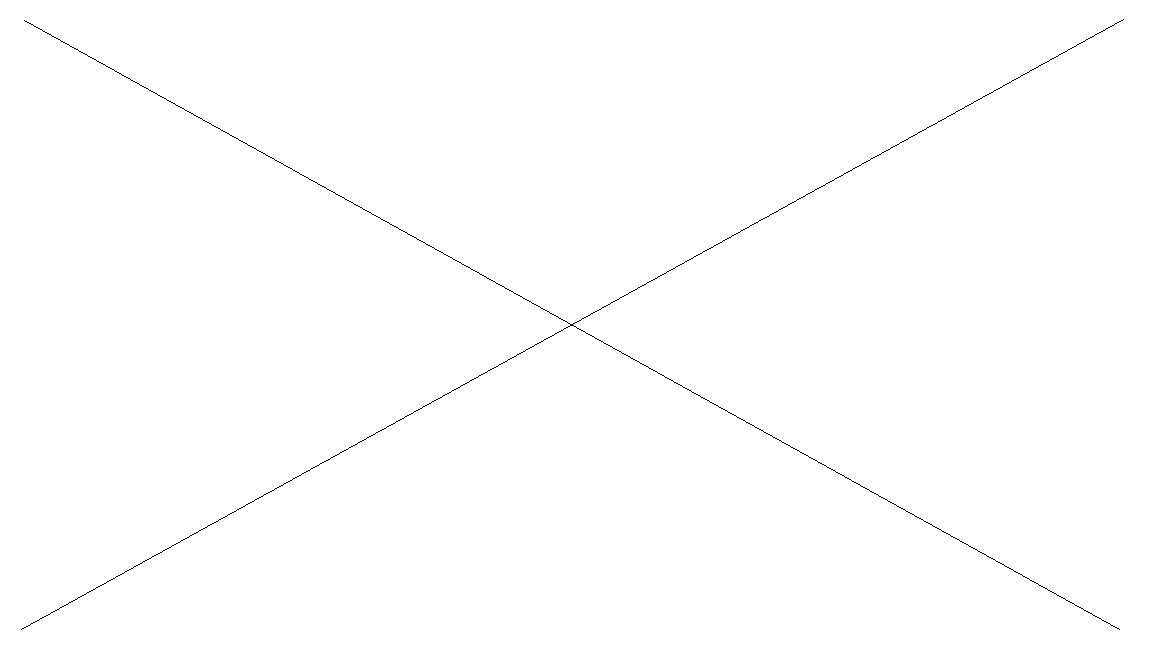
#> input picture test.png, 1152 x 648 px
$ python test-run.py
#> lines starting #> are read from the running program, lines starting #| are printed output that depends on the picture; after the words box and inside, x2 and y2 are one past the last pixel; in counts of white or black regions, pixels touching at a corner belong together
# ======================[ GENERATE POINTS]============================
import cv2
import numpy as np
import matplotlib.pyplot as plt

# Load the image using OpenCV.
im_cv = cv2.imread('test.png', cv2.IMREAD_GRAYSCALE)
#> im_cv: shape (648, 1152); 99.7% white; black in thin lines or dots

# Use morphological operations to clean up the edges and reduce double lines to single lines.

# Apply GaussianBlur to reduce noise and improve edge detection.
blurred = cv2.GaussianBlur(im_cv, (5, 5), 0)

# Use a threshold to clean the image further before edge detection.
_, thresh = cv2.threshold(blurred, 0, 255, cv2.THRESH_BINARY_INV + cv2.THRESH_OTSU)
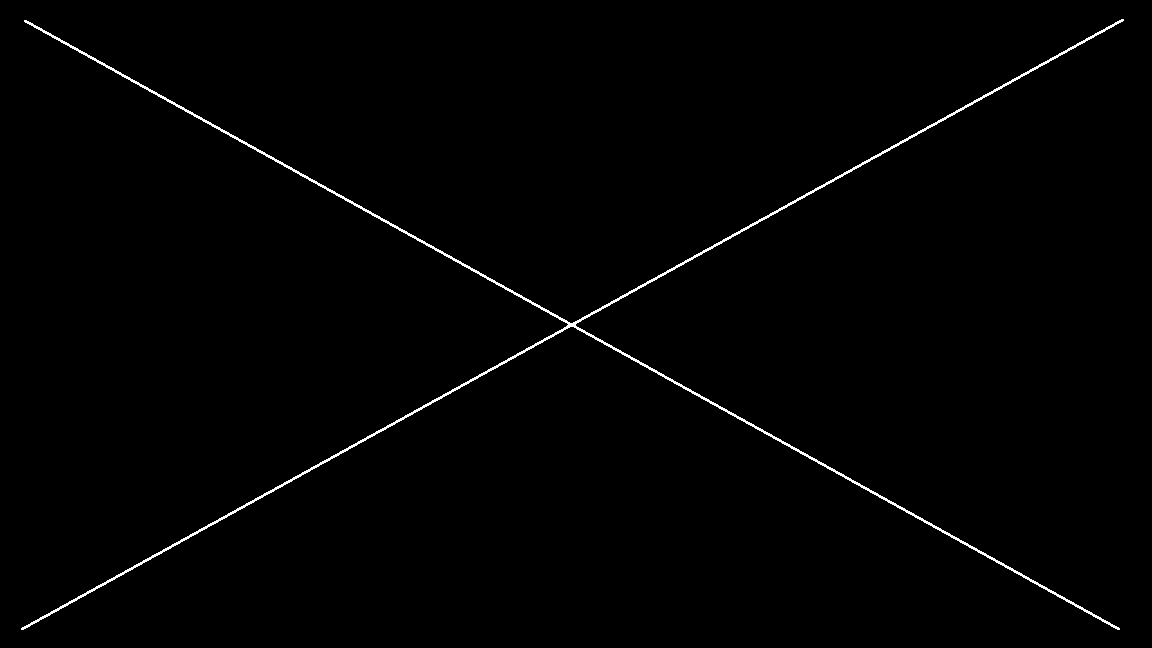
#> thresh: shape (648, 1152); 0.88% white in thin lines or dots

# Increase the size of the kernel for more aggressive dilation and erosion to merge lines closer together.
kernel = np.ones((3, 3), np.uint8)  # Increase kernel size for more aggressive morphological operations.
dilated = cv2.dilate(thresh, kernel, iterations=2)  # Increase iterations if needed.
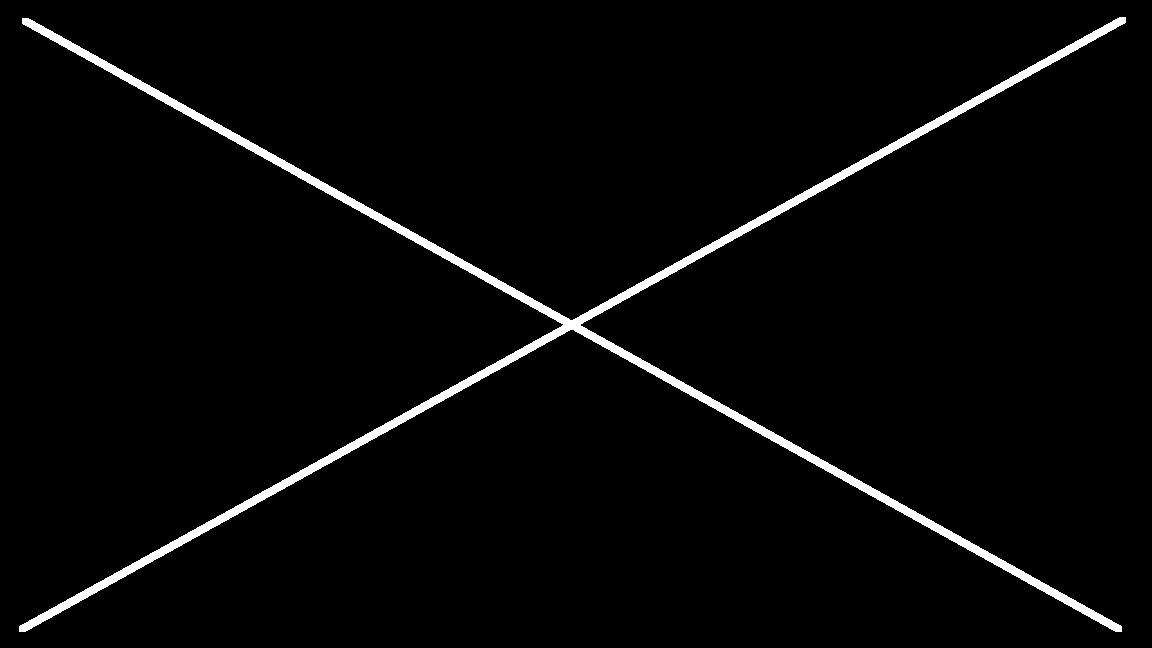
#> dilated: shape (648, 1152); 2.7% white; 1 white region, box (x1, y1, x2, y2) and area: (19, 17, 1126, 632) 20229
eroded = cv2.erode(dilated, kernel, iterations=3)  # Possibly reduce iterations to avoid over-thinning.
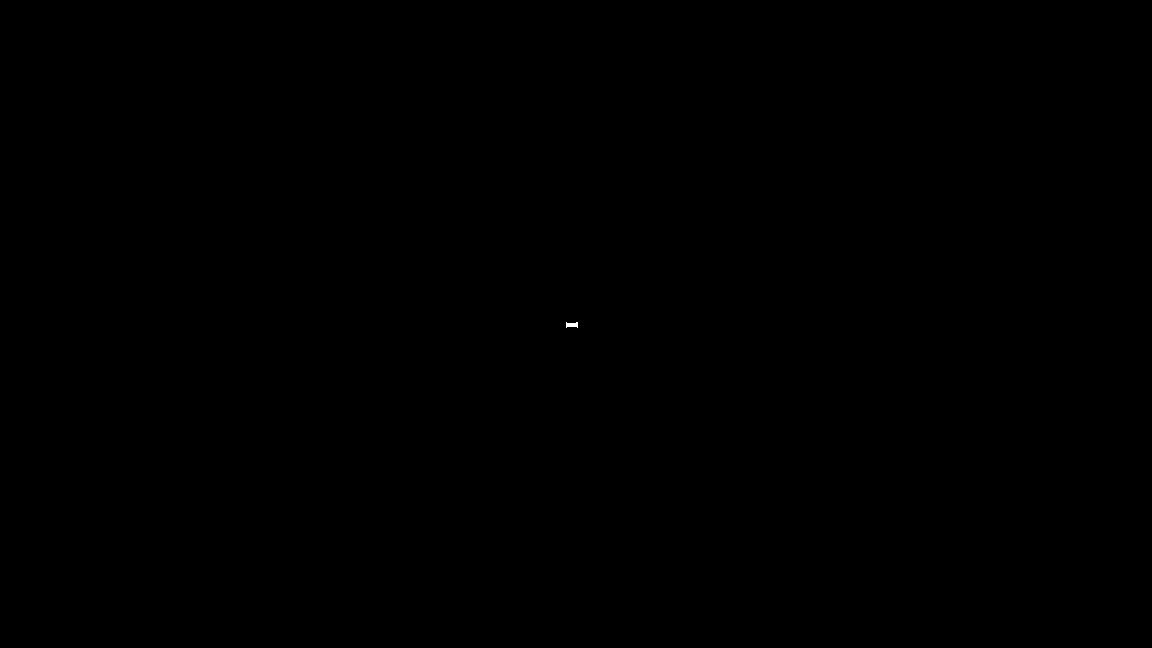
#> eroded: shape (648, 1152); 0.01% white; 1 white region, box (x1, y1, x2, y2) and area: (566, 322, 578, 328) 53

# Detect edges again using the Canny algorithm after morphological operations.
edges_optimized = cv2.Canny(eroded, threshold1=50, threshold2=150)
#> edges_optimized: shape (648, 1152); 0% white in thin lines or dots, all inside (x1, y1, x2, y2) = (565, 322, 578, 328)

# Find coordinates of these edges.
y_coords_optimized, x_coords_optimized = np.where(edges_optimized > 0)
#> y_coords_optimized = 31 values from 322 to 327; x_coords_optimized = 31 values, max 577 at index 12, min 565 at index 0, mean 570.8

# Define scaling factors based on the robot's workspace and image dimensions
scale_x = 297    / 1000
scale_y = 210 / 1000
offset_x = 100 # Offset to position the drawing correctly in the robot's workspace
offset_y = 100
magic_coeficient = 0.6

# Convert image points to robot coordinates
robot_trajectory = []
counter = 0
for index in range(len(x_coords_optimized)):
    if index % 25 == 0:
     # Apply scaling and offset
     robot_x = int(x_coords_optimized[index] * scale_x * magic_coeficient + offset_x )

     robot_y = int(y_coords_optimized[index] * scale_y * magic_coeficient + offset_y )

     robot_z = 60 # Replace with a safe height value for the robot to move in

     # Add the point to the trajectory
     robot_trajectory.append((robot_x, robot_y, robot_z))
     counter += 1
#> this loop made 31 passes
#> (robot_x, robot_y, robot_z, counter) on passes 1, 26: (200, 140, 60, 1), (202, 141, 60, 2)
#> after the loop, counter = 2; robot_trajectory = [(200, 140, 60), (202, 141, 60)]


for each_pair_of_coord in robot_trajectory:
    print(f'X: {each_pair_of_coord[0]} | Y: {each_pair_of_coord[1]} | Z: {each_pair_of_coord[2]} ')
#> this loop made 2 passes
#| X: 200 | Y: 140 | Z: 60
#| X: 202 | Y: 141 | Z: 60


print(f'Total lenght of robot traj: {len(robot_trajectory)}')
#| Total lenght of robot traj: 2


# =================================[ROBOT MOVEMENT]==========================

import os
import sys
import time
import math

sys.path.append(os.path.join(os.path.dirname(__file__), '../../..'))

from xarm.wrapper import XArmAPI

# CONFIG ROBOT AND IP

if len(sys.argv) >= 2:
    ip = sys.argv[1]
else:
    try:
        from configparser import ConfigParser
        parser = ConfigParser()
        parser.read('../robot.conf')
        ip = parser.get('xArm', 'ip')
    except:
        # ip = input('Please input the xArm ip address:')
        ip = '192.168.1.160'
        if not ip:
            print('input error, exit')
            sys.exit(1)

# RESET, ACTIVATE ROBOT AND SET PARAMETERS

#> (the run stopped early here; a loop or call above may not have finished)
